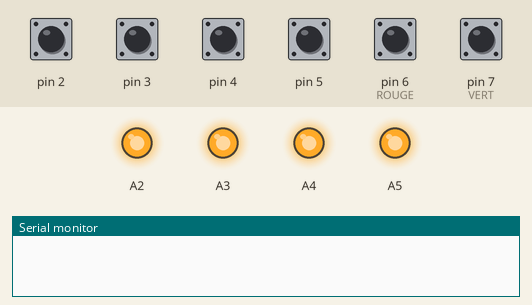
Recording of a sketch running on a simulated Arduino Uno, built with avr-gcc and run on an emulated ATmega328P. On the bench: output pins drawn as LEDs (lit = HIGH), the last lines printed to the serial monitor. The test bench sets the inputs (shaded band); at power-on: pin 2–5, pin 6 (ROUGE), pin 7 (VERT) HIGH. The audio player accepts every command and is not drawn.

Above: at 4.7 s.
4.8 s: pin 2 pulled LOW for 0.15 s
At 5.5 s:
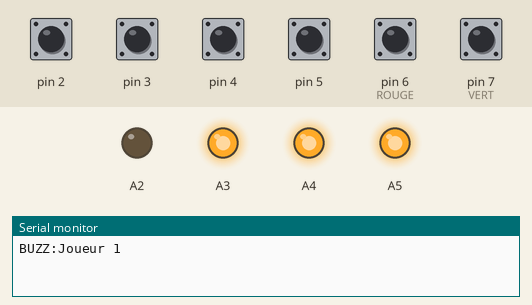
6.4 s: pin 6 (ROUGE) pulled LOW for 0.15 s
At 7.6 s:
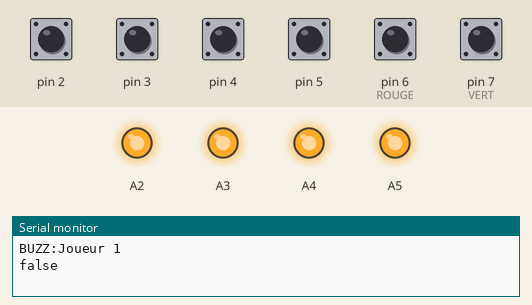
8.0 s: pin 3 pulled LOW for 0.15 s
At 9.2 s:
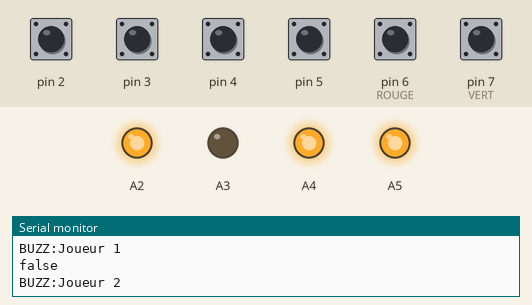
9.6 s: pin 7 (VERT) pulled LOW for 0.15 s
At 10.0 s:
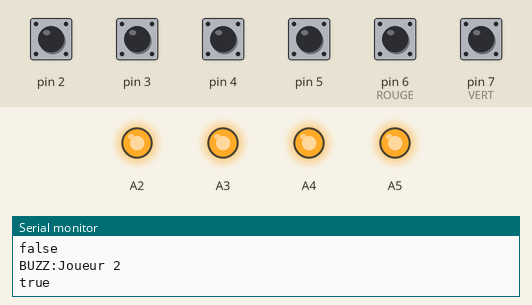
11.2 s: pin 4 pulled LOW for 0.15 s
At 11.6 s:
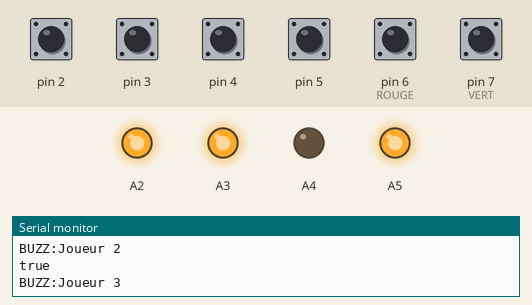
12.8 s: pin 6 (ROUGE) pulled LOW for 1 s
At 13.7 s:
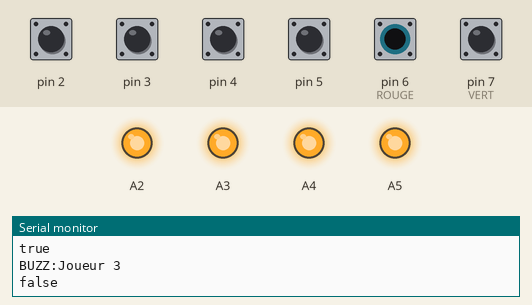
Timing chart, 0 to 15.8 s (numbered marks = the images above; inputs shaded):
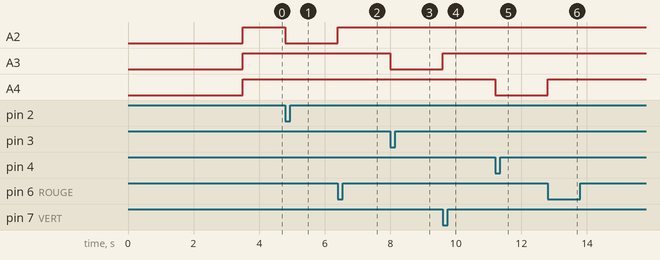

Measured:
- after the input at 4.8 s, A2: HIGH → LOW at once
- after the input at 6.4 s, A2: LOW → HIGH at once
- after the input at 8.0 s, A3: HIGH → LOW at once
- after the input at 9.6 s, A3: LOW → HIGH at once
- after the input at 11.2 s, A4: HIGH → LOW at once
- after the input at 12.8 s, A4: LOW → HIGH at once

The sketch:

sketch_apr16a_optimise.ino
```cpp
// ##### DECLARATIONS #####
#include "Arduino.h"
#include "DFRobotDFPlayerMini.h"
#include <SoftwareSerial.h>

SoftwareSerial mySoftwareSerial(/*rx =*/11, /*tx =*/12);
DFRobotDFPlayerMini myDFPlayer;

void CallAnswer(int buzzeractive, int ledactive, int numson){

      //ALLUME LA CROIX
      digitalWrite(ledactive, LOW);
      myDFPlayer.volume(30);  //Set volume value. From 0 to 30
      myDFPlayer.play(numson);

      while (!digitalRead(6)==LOW && !digitalRead(7)==LOW) {
          //ATTEND  LA REPONSE TRUE/FALSE
      }

      //TRAITE LA REPONSE
      if(digitalRead(6)==LOW) Serial.println("false");
      if(digitalRead(7)==LOW) Serial.println("true");

      //ETEINT LE BUZZER ET LIBERE LE JEU
      digitalWrite(ledactive, HIGH);
}

void setup() {

  delay(3000);

  Serial.begin(9600);
  mySoftwareSerial.begin(9600);
  myDFPlayer.begin(mySoftwareSerial);


  //Ouvre la communication des boutons poussoirs et leds
  //Buzzers
  pinMode(2, INPUT_PULLUP);
  pinMode(3, INPUT_PULLUP);
  pinMode(4, INPUT_PULLUP);
  pinMode(5, INPUT_PULLUP);

  //Leds Buzzers
  pinMode(A2, OUTPUT);
  pinMode(A3, OUTPUT);
  pinMode(A4, OUTPUT);
  pinMode(A5, OUTPUT);

  //Boutons pupitre
  pinMode(6, INPUT_PULLUP);  //ROUGE
  pinMode(7, INPUT_PULLUP);  //VERT

  //Eteint les buzzers au démarrage
  digitalWrite(A2, HIGH);
  digitalWrite(A3, HIGH);
  digitalWrite(A4, HIGH);
  digitalWrite(A5, HIGH);


}

void loop() {
  //(LOGIQUE INVERSE)
  // HIGH = BOUTON POUSSOIR NON PRESSE
  // LOW = BP ACTIF

  //CAPTURE DE L'EVENEMENT
  if(digitalRead(2)==LOW || digitalRead(3)==LOW || digitalRead(4)==LOW || digitalRead(5)==LOW){
      //CALL EVENT REPONSE
      if (digitalRead(2) == LOW) {
    Serial.println("BUZZ:Joueur 1");
    CallAnswer(2, A2, 2);
  }

  if (digitalRead(3) == LOW) {
    Serial.println("BUZZ:Joueur 2");
    CallAnswer(3, A3, 3);
  }

  if (digitalRead(4) == LOW) {
    Serial.println("BUZZ:Joueur 3");
    CallAnswer(4, A4, 4);
  }

  if (digitalRead(5) == LOW) {
    Serial.println("BUZZ:Joueur 4");
    CallAnswer(5, A5, 5);
  }

  }


}
```
